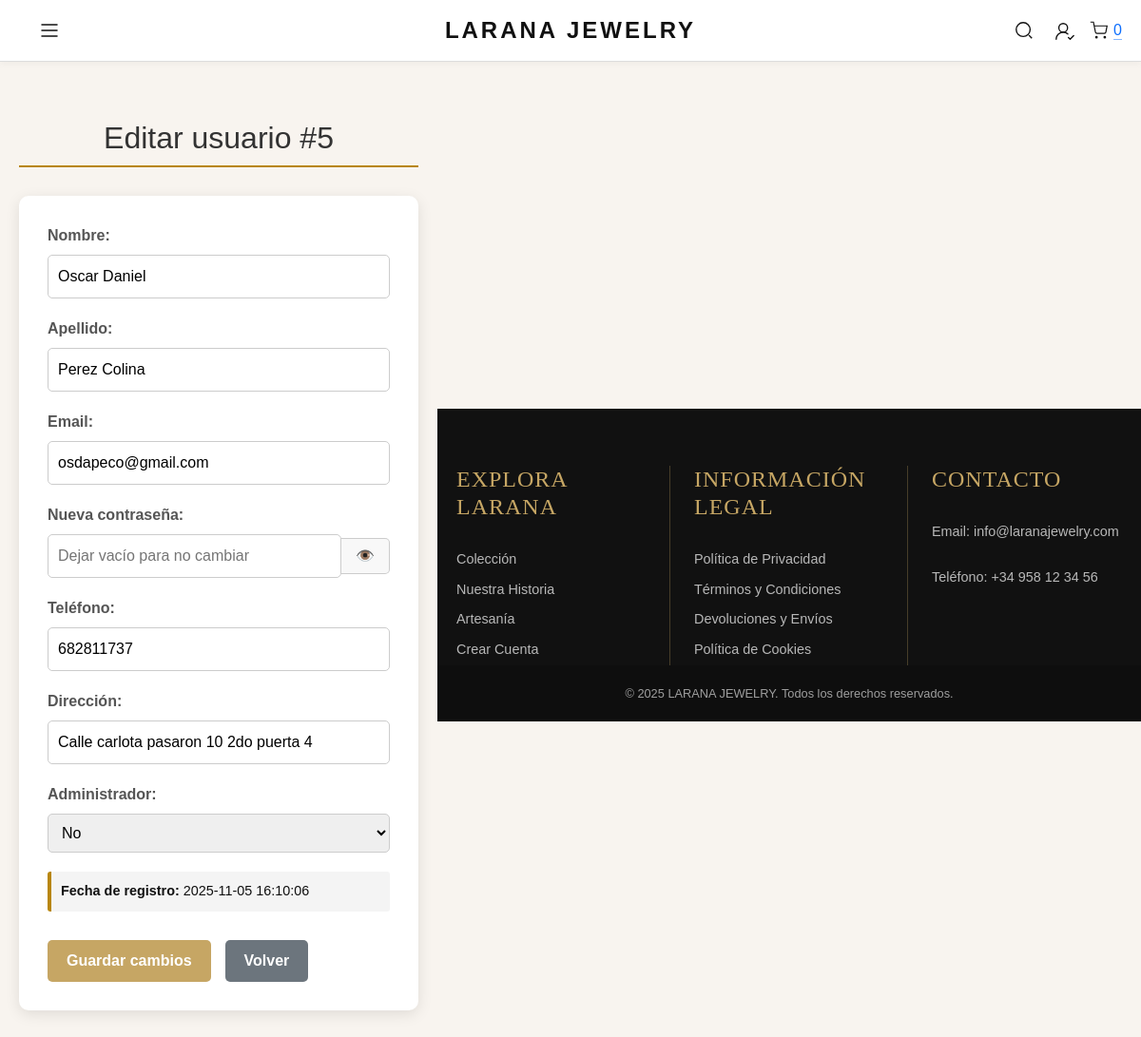
/tienda_login_php/modificar_usuarios.php?id=5 (signed in), run on an earlier commit of the app's database.
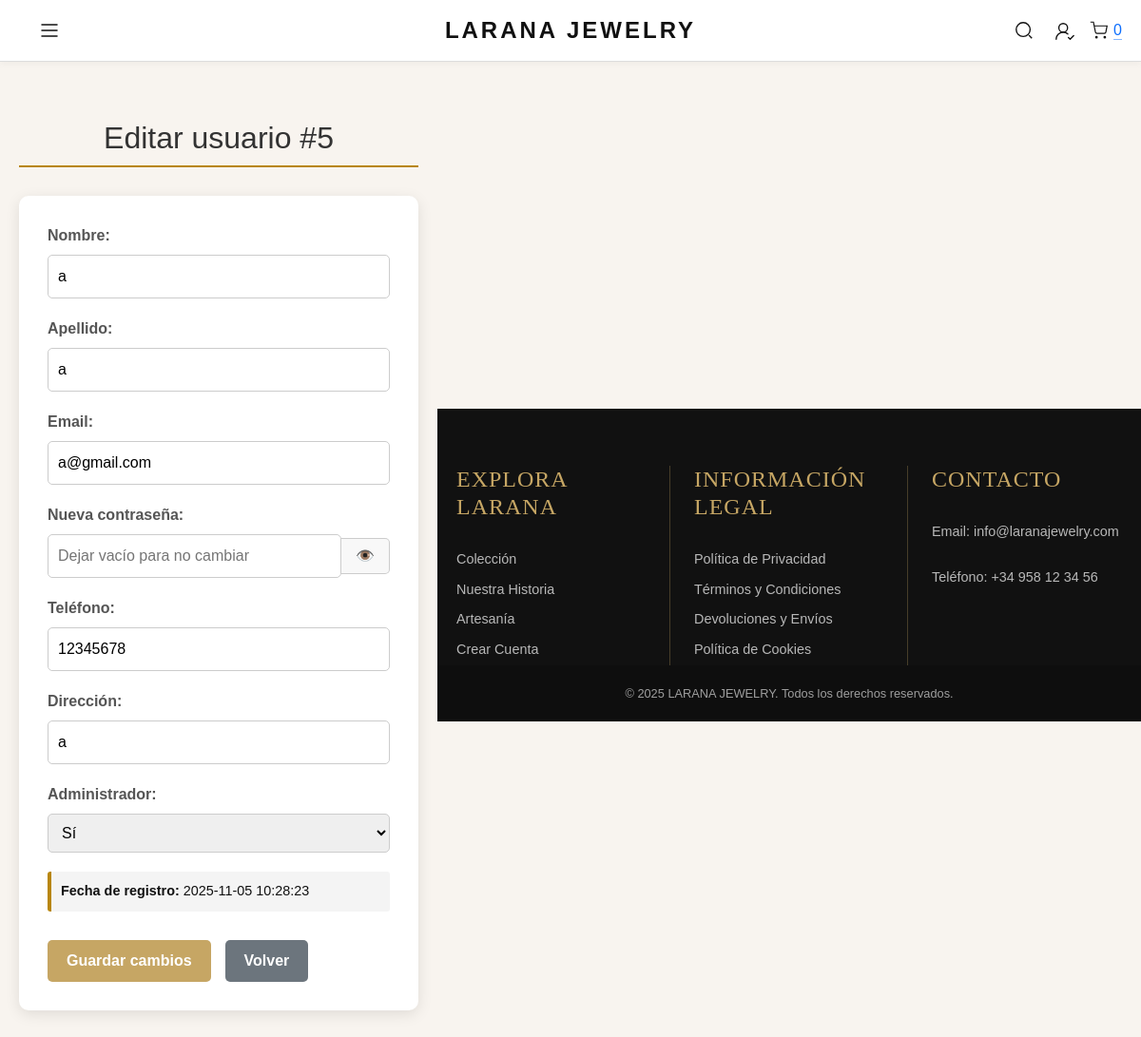
And on a later commit of the database.
### tables this page shows
CREATE TABLE `usuarios` (
  `id` int(11) NOT NULL,
  `nombre` varchar(100) NOT NULL,
  `apellido` varchar(100) NOT NULL,
  `email` varchar(255) NOT NULL,
  `password` varchar(255) NOT NULL,
  `telefono` varchar(20) NOT NULL,
  `direccion` varchar(255) NOT NULL,
  `acepta_terminos` tinyint(1) NOT NULL DEFAULT 0,
  `fecha_registro` timestamp NOT NULL DEFAULT current_timestamp(),
  `admin` tinyint(1) NOT NULL DEFAULT 0
);

### tienda_login_php/modificar_usuarios.php (the view, shortened to what this page needs)
<?php
require_once "db_connect.php";
$usuario_a_editar = null;
if ($_SERVER['REQUEST_METHOD'] === 'GET' && !empty($_GET['id'])) {
    $id = intval($_GET['id']);
    try {
        $stmt = $conn->prepare("SELECT * FROM usuarios WHERE id = :id");
        $stmt->execute([':id' => $id]);
        $usuario_a_editar = $stmt->fetch(PDO::FETCH_ASSOC);
    } catch (PDOException $e) {
        die("<p style='color:red;'>Error al cargar el usuario: " . htmlspecialchars($e->getMessage()) . "</p>");
    }
}
include __DIR__ . '/../includes/header.php';
?>
<main class="main-content container">
    <h2 class="form-title">Editar usuario #<?= htmlspecialchars($usuario_a_editar['id'] ?? '') ?></h2>
    <?php if ($usuario_a_editar): ?>
        <form action="modificar_usuarios.php" method="post" class="form-card">
            <div class="form-group">
                <label for="nombre">Nombre:</label>
                <input type="text" id="nombre" name="nombre" value="<?= htmlspecialchars($_POST['nombre'] ?? $usuario_a_editar['nombre']) ?>" required>
            </div>
            <div class="form-group">
                <label for="apellido">Apellido:</label>
                <input type="text" id="apellido" name="apellido" value="<?= htmlspecialchars($_POST['apellido'] ?? $usuario_a_editar['apellido']) ?>" required>
            </div>
            <div class="form-group">
                <label for="email">Email:</label>
                <input type="email" id="email" name="email" value="<?= htmlspecialchars($_POST['email'] ?? $usuario_a_editar['email']) ?>" required>
            </div>
            <div class="form-group">
                <label for="password">Nueva contraseña:</label>
                <div class="input-password-group">
                    <input
                        type="password"
                        name="password"
                        id="password"
                        placeholder="Dejar vacío para no cambiar"
                    >
                    <button
                        type="button"
                        id="togglePassword"
                        class="btn-toggle-password"
                    >
                        👁️
                    </button>
                </div>
            </div>
            <div class="form-group">
                <label for="telefono">Teléfono:</label>
                <input type="text" id="telefono" name="telefono" value="<?= htmlspecialchars($_POST['telefono'] ?? $usuario_a_editar['telefono']) ?>" required>
            </div>
            <div class="form-group">
                <label for="direccion">Dirección:</label>
                <input type="text" id="direccion" name="direccion" value="<?= htmlspecialchars($_POST['direccion'] ?? $usuario_a_editar['direccion']) ?>" required>
            </div>
            <div class="form-group">
                <label for="admin">Administrador:</label>
                <select id="admin" name="admin" class="select-field">
                    <option value="0" <?= ($usuario_a_editar['admin'] ?? 0) == 0 ? 'selected' : '' ?>>No</option>
                    <option value="1" <?= ($usuario_a_editar['admin'] ?? 0) == 1 ? 'selected' : '' ?>>Sí</option>
                </select>
            </div>
            <div class="form-info">
                <strong>Fecha de registro:</strong> <?= htmlspecialchars($usuario_a_editar['fecha_registro']) ?>
            </div>
            <div class="form-actions">
                <button type="submit" class="btn btn-primary">Guardar cambios</button>
                <a href="perfil.php" class="btn btn-secondary">Volver</a>
            </div>
        </form>
    <?php endif; ?>
</main>
<?php include __DIR__ . '/../includes/footer.php'; ?>

What changed in the data, as far as the page shows it:
changed usuarios id 5: nombre "Oscar Daniel" → "a"; apellido "Perez Colina" → "a"; email "osdapeco@gmail.com" → "a@gmail.com"; telefono "682811737" → "12345678"; direccion "Calle carlota pasaron 10 2do puerta 4" → "a"; admin "No" → "Sí"; fecha_registro "2025-11-05 16:10:06" → "2025-11-05 10:28:23"
